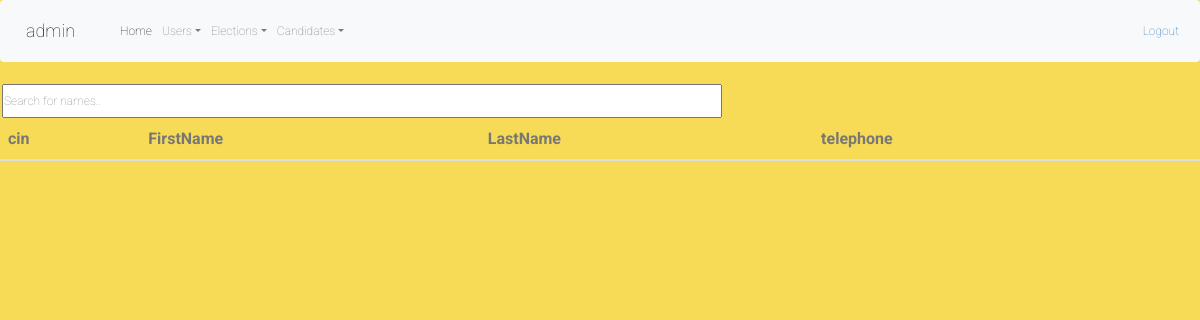
The app's page /admin/candidate/candidatesList.php (signed in), older data.
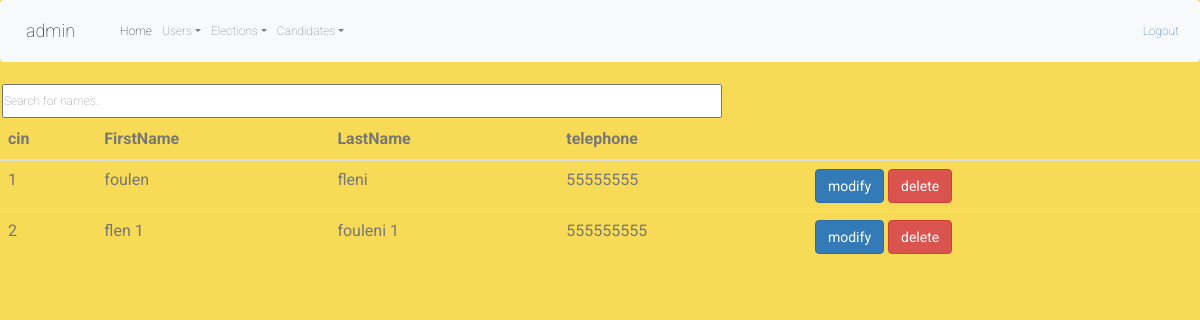
The same page, newer data.
### tables this page shows
CREATE TABLE `candidate` (
  `id` int(11) NOT NULL,
  `firstName` varchar(10) NOT NULL,
  `lastName` varchar(10) NOT NULL,
  `address` varchar(25) NOT NULL,
  `email` varchar(20) NOT NULL,
  `img` varchar(200) NOT NULL,
  `tel` varchar(12) NOT NULL,
  `C_description` varchar(200) NOT NULL
);

### admin/candidate/candidatesList.php (the view, shortened to what this page needs)
<?php
$bdd = ConnexionBD::getInstance();
if(isset($_SESSION['username']) && isset($_SESSION['password']) && isset($_SESSION['role'])) {
	if($_SESSION['role']){
        include '../../includes/header.php';
        ?>
        <link rel="stylesheet" href="../../assets/css/style.css">
        <input style="left:50%;width: 60%;margin: 2px;" type="text" id="myInput" onkeyup="myFunction('./getCandidates.php')" placeholder="Search for names.." title="Type in a name">
        <table class="table">
            <thead>
                <tr>
                <th scope="col">cin</th>
                <th scope="col">FirstName</th>
                <th scope="col">LastName</th>
                <th scope="col">telephone</th>
                <th scope="col"></th>
                </tr>
            </thead>
            <tbody id="tbody">
    <?php
        $req = $bdd->prepare('SELECT * FROM candidate');
        $req->execute();
        $candidates = $req->fetchAll(PDO::FETCH_OBJ);
        foreach($candidates as $candidate) {
            ?>
            <tr <?= 'id="'.$candidate->id.'" onclick="openUser(this.id,\'./showCandidate.php\')"'?>>
                <td><?=$candidate->id?></td>
                <td><?=$candidate->firstName?></td>
                <td><?=$candidate->lastName?></td>
                <td><?=$candidate->tel?></td>
                 <td>
                     <button onclick="<?="openUser(".$candidate->id.","."'./modifyCandidate.php'".")"?>; event.stopPropagation();" class="btn btn-primary">modify</button>
                     <button onclick="<?="deleteUser(".$candidate->id.",'candidate',".$candidate->id.")"?>; event.stopPropagation();" class="btn btn-danger">delete</button>
                 </td>
            </tr>
        <?php
        }
        ?>
        </tbody>
        </table>
        <?php
    }
    else{
        header("Location: ../login");
    }
}
else{
    header("Location: ../login");
}
?>

Row changes from the older to the newer data that the page shows:
added candidate: id "1", firstName "foulen", lastName "fleni", tel "55555555"
added candidate: id "2", firstName "flen 1", lastName "fouleni 1", tel "555555555"
